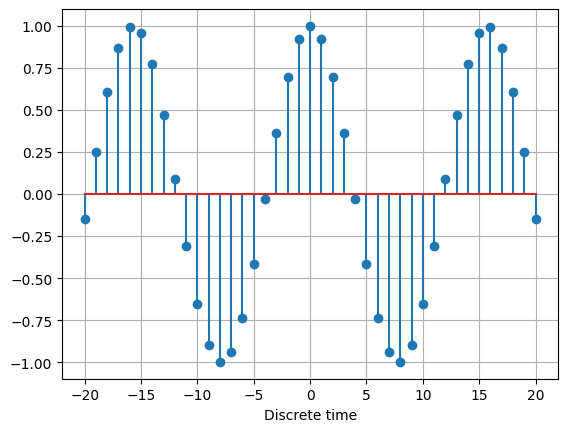

Recreate this plot in Python.
from matplotlib.pyplot import savefig
from lcapy import *

cos(2 * n * 0.2).plot()

savefig(__file__.replace('.py', '.png'), bbox_inches='tight')
